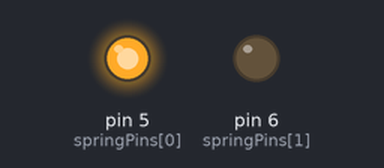
Recording of a sketch running on a simulated Arduino Uno, built with avr-gcc and run on an emulated ATmega328P. Parts: output pins drawn as LEDs (lit = HIGH).

Above: at 0.1 s.
Timing chart, 0 to 1.6 s (numbered marks = the images above):
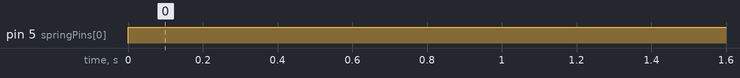

Measured:
- by itself, pin 5 (springPins[0]): LOW → HIGH at 0.00 s

The sketch:

SMA_test.ino
```cpp
int springPins[] = {5,6};
void setup() {
  // initialize digital SMA spring pins (iterate through ledPins) as an output and button pin as an input
  for (int i = 0; i < 2; i++){
    pinMode(springPins[i], OUTPUT);
    digitalWrite(springPins[i], LOW);
  }

  // set baud rate for serial communication
  Serial.begin(9600);
}

void loop() {
  // put your main code here, to run repeatedly:
  digitalWrite(springPins[0], HIGH);
//  delay(5000);
//  Serial.println(digitalRead(springPins[0]));
//  digitalWrite(springPins[0], LOW);
//  delay(5000);
//  Serial.println(digitalRead(springPins[0]));
  //exit(0);
}
```
